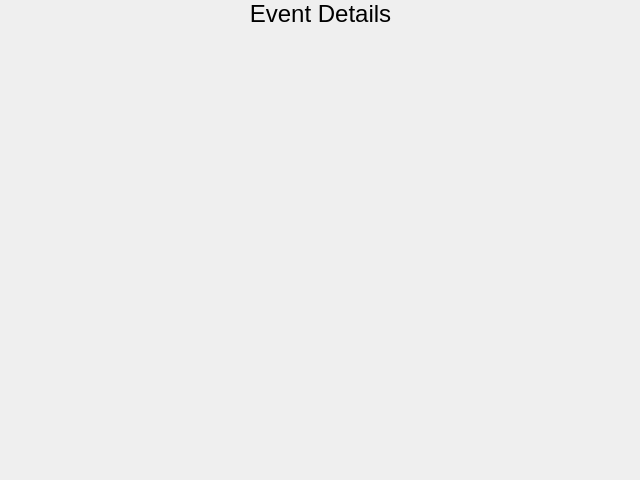
<?xml version="1.0" encoding="UTF-8"?>
<ui version="4.0">
 <class>EventEditWindow</class>
 <widget class="QMainWindow" name="EventEditWindow">
  <property name="geometry">
   <rect>
    <x>0</x>
    <y>0</y>
    <width>640</width>
    <height>480</height>
   </rect>
  </property>
  <property name="windowTitle">
   <string>EventEditWindow</string>
  </property>
  <widget class="QWidget" name="centralwidget">
   <widget class="QWidget" name="verticalLayoutWidget_7">
    <property name="geometry">
     <rect>
      <x>0</x>
      <y>0</y>
      <width>641</width>
      <height>481</height>
     </rect>
    </property>
    <layout class="QVBoxLayout" name="verticalLayout_8">
     <property name="spacing">
      <number>0</number>
     </property>
     <property name="sizeConstraint">
      <enum>QLayout::SetDefaultConstraint</enum>
     </property>
     <item>
      <widget class="QLabel" name="label_details">
       <property name="font">
        <font>
         <pointsize>18</pointsize>
        </font>
       </property>
       <property name="text">
        <string>Event Details</string>
       </property>
       <property name="alignment">
        <set>Qt::AlignCenter</set>
       </property>
      </widget>
     </item>
     <item>
      <widget class="QStackedWidget" name="stackedWidget">
       <property name="sizePolicy">
        <sizepolicy hsizetype="Expanding" vsizetype="Expanding">
         <horstretch>0</horstretch>
         <verstretch>0</verstretch>
        </sizepolicy>
       </property>
       <property name="currentIndex">
        <number>0</number>
       </property>
       <widget class="QWidget" name="OrganizerView">
        <property name="sizePolicy">
         <sizepolicy hsizetype="Expanding" vsizetype="Expanding">
          <horstretch>0</horstretch>
          <verstretch>0</verstretch>
         </sizepolicy>
        </property>
       </widget>
       <widget class="QWidget" name="AdminView">
        <property name="sizePolicy">
         <sizepolicy hsizetype="Expanding" vsizetype="Expanding">
          <horstretch>0</horstretch>
          <verstretch>0</verstretch>
         </sizepolicy>
        </property>
        <widget class="QWidget" name="gridLayoutWidget">
         <property name="geometry">
          <rect>
           <x>10</x>
           <y>0</y>
           <width>621</width>
           <height>451</height>
          </rect>
         </property>
         <layout class="QGridLayout" name="gridLayout">
          <property name="sizeConstraint">
           <enum>QLayout::SetDefaultConstraint</enum>
          </property>
          <item row="1" column="2">
           <layout class="QVBoxLayout" name="verticalLayout_6">
            <property name="spacing">
             <number>0</number>
            </property>
            <property name="leftMargin">
             <number>8</number>
            </property>
            <property name="topMargin">
             <number>8</number>
            </property>
            <property name="rightMargin">
             <number>8</number>
            </property>
            <property name="bottomMargin">
             <number>8</number>
            </property>
            <item>
             <widget class="QLabel" name="label_10">
              <property name="text">
               <string>Assigned Organizer:</string>
              </property>
              <property name="alignment">
               <set>Qt::AlignCenter</set>
              </property>
             </widget>
            </item>
            <item>
             <widget class="QPushButton" name="pushButton_2">
              <property name="text">
               <string>Assign Organizer</string>
              </property>
             </widget>
            </item>
           </layout>
          </item>
          <item row="1" column="0">
           <layout class="QVBoxLayout" name="verticalLayout_4" stretch="0,0">
            <property name="spacing">
             <number>0</number>
            </property>
            <property name="sizeConstraint">
             <enum>QLayout::SetDefaultConstraint</enum>
            </property>
            <item>
             <layout class="QHBoxLayout" name="horizontalLayout_4">
              <item>
               <spacer name="horizontalSpacer_9">
                <property name="orientation">
                 <enum>Qt::Horizontal</enum>
                </property>
                <property name="sizeHint" stdset="0">
                 <size>
                  <width>40</width>
                  <height>20</height>
                 </size>
                </property>
               </spacer>
              </item>
              <item>
               <widget class="QLabel" name="label_5">
                <property name="sizePolicy">
                 <sizepolicy hsizetype="Minimum" vsizetype="Minimum">
                  <horstretch>0</horstretch>
                  <verstretch>1</verstretch>
                 </sizepolicy>
                </property>
                <property name="minimumSize">
                 <size>
                  <width>0</width>
                  <height>30</height>
                 </size>
                </property>
                <property name="font">
                 <font>
                  <pointsize>13</pointsize>
                  <weight>75</weight>
                  <bold>true</bold>
                  <strikeout>false</strikeout>
                  <stylestrategy>PreferDefault</stylestrategy>
                  <kerning>true</kerning>
                 </font>
                </property>
                <property name="frameShape">
                 <enum>QFrame::Panel</enum>
                </property>
                <property name="frameShadow">
                 <enum>QFrame::Raised</enum>
                </property>
                <property name="lineWidth">
                 <number>1</number>
                </property>
                <property name="midLineWidth">
                 <number>1</number>
                </property>
                <property name="text">
                 <string>Space Constraint</string>
                </property>
                <property name="alignment">
                 <set>Qt::AlignCenter</set>
                </property>
                <property name="margin">
                 <number>6</number>
                </property>
               </widget>
              </item>
              <item>
               <spacer name="horizontalSpacer_10">
                <property name="orientation">
                 <enum>Qt::Horizontal</enum>
                </property>
                <property name="sizeHint" stdset="0">
                 <size>
                  <width>40</width>
                  <height>20</height>
                 </size>
                </property>
               </spacer>
              </item>
             </layout>
            </item>
            <item>
             <layout class="QHBoxLayout" name="horizontalLayout_5">
              <item>
               <spacer name="horizontalSpacer_7">
                <property name="orientation">
                 <enum>Qt::Horizontal</enum>
                </property>
                <property name="sizeType">
                 <enum>QSizePolicy::Minimum</enum>
                </property>
                <property name="sizeHint" stdset="0">
                 <size>
                  <width>60</width>
                  <height>20</height>
                 </size>
                </property>
               </spacer>
              </item>
              <item>
               <widget class="QLineEdit" name="lineEdit"/>
              </item>
              <item>
               <spacer name="horizontalSpacer_8">
                <property name="orientation">
                 <enum>Qt::Horizontal</enum>
                </property>
                <property name="sizeType">
                 <enum>QSizePolicy::Minimum</enum>
                </property>
                <property name="sizeHint" stdset="0">
                 <size>
                  <width>60</width>
                  <height>20</height>
                 </size>
                </property>
               </spacer>
              </item>
             </layout>
            </item>
           </layout>
          </item>
          <item row="0" column="2">
           <layout class="QVBoxLayout" name="verticalLayout_3" stretch="0,0">
            <property name="spacing">
             <number>0</number>
            </property>
            <property name="sizeConstraint">
             <enum>QLayout::SetDefaultConstraint</enum>
            </property>
            <item>
             <layout class="QHBoxLayout" name="horizontalLayout_3">
              <item>
               <spacer name="horizontalSpacer_5">
                <property name="orientation">
                 <enum>Qt::Horizontal</enum>
                </property>
                <property name="sizeHint" stdset="0">
                 <size>
                  <width>40</width>
                  <height>20</height>
                 </size>
                </property>
               </spacer>
              </item>
              <item>
               <widget class="QLabel" name="label_3">
                <property name="sizePolicy">
                 <sizepolicy hsizetype="Minimum" vsizetype="Minimum">
                  <horstretch>0</horstretch>
                  <verstretch>1</verstretch>
                 </sizepolicy>
                </property>
                <property name="minimumSize">
                 <size>
                  <width>0</width>
                  <height>30</height>
                 </size>
                </property>
                <property name="font">
                 <font>
                  <pointsize>13</pointsize>
                  <weight>75</weight>
                  <bold>true</bold>
                  <strikeout>false</strikeout>
                  <stylestrategy>PreferDefault</stylestrategy>
                  <kerning>true</kerning>
                 </font>
                </property>
                <property name="frameShape">
                 <enum>QFrame::Panel</enum>
                </property>
                <property name="frameShadow">
                 <enum>QFrame::Raised</enum>
                </property>
                <property name="lineWidth">
                 <number>1</number>
                </property>
                <property name="midLineWidth">
                 <number>1</number>
                </property>
                <property name="text">
                 <string>Tag Constraints</string>
                </property>
                <property name="alignment">
                 <set>Qt::AlignCenter</set>
                </property>
                <property name="margin">
                 <number>6</number>
                </property>
               </widget>
              </item>
              <item>
               <spacer name="horizontalSpacer_6">
                <property name="orientation">
                 <enum>Qt::Horizontal</enum>
                </property>
                <property name="sizeHint" stdset="0">
                 <size>
                  <width>40</width>
                  <height>20</height>
                 </size>
                </property>
               </spacer>
              </item>
             </layout>
            </item>
            <item>
             <widget class="QListView" name="listView_4"/>
            </item>
           </layout>
          </item>
          <item row="3" column="2">
           <widget class="QLabel" name="label_12">
            <property name="text">
             <string>&lt;Room&gt;</string>
            </property>
           </widget>
          </item>
          <item row="4" column="0">
           <layout class="QVBoxLayout" name="verticalLayout_5">
            <property name="spacing">
             <number>0</number>
            </property>
            <item>
             <spacer name="verticalSpacer_2">
              <property name="orientation">
               <enum>Qt::Vertical</enum>
              </property>
              <property name="sizeType">
               <enum>QSizePolicy::Minimum</enum>
              </property>
              <property name="sizeHint" stdset="0">
               <size>
                <width>20</width>
                <height>30</height>
               </size>
              </property>
             </spacer>
            </item>
            <item>
             <layout class="QHBoxLayout" name="horizontalLayout_6">
              <item>
               <widget class="QLabel" name="label_8">
                <property name="sizePolicy">
                 <sizepolicy hsizetype="Minimum" vsizetype="Minimum">
                  <horstretch>0</horstretch>
                  <verstretch>0</verstretch>
                 </sizepolicy>
                </property>
                <property name="minimumSize">
                 <size>
                  <width>0</width>
                  <height>30</height>
                 </size>
                </property>
                <property name="font">
                 <font>
                  <pointsize>13</pointsize>
                  <weight>75</weight>
                  <bold>true</bold>
                  <strikeout>false</strikeout>
                  <stylestrategy>PreferDefault</stylestrategy>
                  <kerning>true</kerning>
                 </font>
                </property>
                <property name="frameShape">
                 <enum>QFrame::Panel</enum>
                </property>
                <property name="frameShadow">
                 <enum>QFrame::Raised</enum>
                </property>
                <property name="lineWidth">
                 <number>1</number>
                </property>
                <property name="midLineWidth">
                 <number>0</number>
                </property>
                <property name="text">
                 <string>Tags</string>
                </property>
                <property name="alignment">
                 <set>Qt::AlignCenter</set>
                </property>
                <property name="margin">
                 <number>6</number>
                </property>
               </widget>
              </item>
              <item>
               <spacer name="horizontalSpacer_11">
                <property name="orientation">
                 <enum>Qt::Horizontal</enum>
                </property>
                <property name="sizeHint" stdset="0">
                 <size>
                  <width>40</width>
                  <height>20</height>
                 </size>
                </property>
               </spacer>
              </item>
              <item>
               <widget class="QPushButton" name="pushButton">
                <property name="text">
                 <string>Add</string>
                </property>
               </widget>
              </item>
             </layout>
            </item>
            <item>
             <widget class="QScrollArea" name="scrollArea">
              <property name="widgetResizable">
               <bool>true</bool>
              </property>
              <widget class="QWidget" name="scrollAreaWidgetContents">
               <property name="geometry">
                <rect>
                 <x>0</x>
                 <y>0</y>
                 <width>800</width>
                 <height>72</height>
                </rect>
               </property>
               <property name="sizePolicy">
                <sizepolicy hsizetype="Minimum" vsizetype="Preferred">
                 <horstretch>0</horstretch>
                 <verstretch>0</verstretch>
                </sizepolicy>
               </property>
               <property name="minimumSize">
                <size>
                 <width>800</width>
                 <height>0</height>
                </size>
               </property>
               <widget class="QLabel" name="label_7">
                <property name="geometry">
                 <rect>
                  <x>-20</x>
                  <y>30</y>
                  <width>58</width>
                  <height>16</height>
                 </rect>
                </property>
                <property name="text">
                 <string>TextLabel</string>
                </property>
               </widget>
               <widget class="QLabel" name="label_9">
                <property name="geometry">
                 <rect>
                  <x>250</x>
                  <y>30</y>
                  <width>58</width>
                  <height>16</height>
                 </rect>
                </property>
                <property name="text">
                 <string>TextLabel</string>
                </property>
               </widget>
              </widget>
             </widget>
            </item>
           </layout>
          </item>
          <item row="2" column="2">
           <widget class="QLabel" name="label_6">
            <property name="text">
             <string>Current Scheduled Room:</string>
            </property>
           </widget>
          </item>
          <item row="2" column="0">
           <widget class="QLabel" name="label_2">
            <property name="text">
             <string>Current Scheduled Date and Time:</string>
            </property>
           </widget>
          </item>
          <item row="4" column="2">
           <layout class="QVBoxLayout" name="verticalLayout_7">
            <property name="spacing">
             <number>-1</number>
            </property>
            <item>
             <spacer name="verticalSpacer">
              <property name="orientation">
               <enum>Qt::Vertical</enum>
              </property>
              <property name="sizeHint" stdset="0">
               <size>
                <width>20</width>
                <height>40</height>
               </size>
              </property>
             </spacer>
            </item>
            <item>
             <widget class="QPushButton" name="pushButton_3">
              <property name="minimumSize">
               <size>
                <width>0</width>
                <height>40</height>
               </size>
              </property>
              <property name="font">
               <font>
                <weight>75</weight>
                <italic>false</italic>
                <bold>true</bold>
               </font>
              </property>
              <property name="text">
               <string>Execute scheduling</string>
              </property>
              <property name="default">
               <bool>false</bool>
              </property>
              <property name="flat">
               <bool>false</bool>
              </property>
             </widget>
            </item>
           </layout>
          </item>
          <item row="0" column="1">
           <spacer name="horizontalSpacer_12">
            <property name="orientation">
             <enum>Qt::Horizontal</enum>
            </property>
            <property name="sizeType">
             <enum>QSizePolicy::Minimum</enum>
            </property>
            <property name="sizeHint" stdset="0">
             <size>
              <width>40</width>
              <height>20</height>
             </size>
            </property>
           </spacer>
          </item>
          <item row="0" column="0">
           <layout class="QVBoxLayout" name="verticalLayout" stretch="0,0">
            <property name="spacing">
             <number>0</number>
            </property>
            <property name="sizeConstraint">
             <enum>QLayout::SetDefaultConstraint</enum>
            </property>
            <item>
             <layout class="QHBoxLayout" name="horizontalLayout">
              <item>
               <spacer name="horizontalSpacer">
                <property name="orientation">
                 <enum>Qt::Horizontal</enum>
                </property>
                <property name="sizeHint" stdset="0">
                 <size>
                  <width>40</width>
                  <height>20</height>
                 </size>
                </property>
               </spacer>
              </item>
              <item>
               <widget class="QLabel" name="label">
                <property name="sizePolicy">
                 <sizepolicy hsizetype="Minimum" vsizetype="Minimum">
                  <horstretch>0</horstretch>
                  <verstretch>1</verstretch>
                 </sizepolicy>
                </property>
                <property name="minimumSize">
                 <size>
                  <width>0</width>
                  <height>30</height>
                 </size>
                </property>
                <property name="font">
                 <font>
                  <pointsize>13</pointsize>
                  <weight>75</weight>
                  <bold>true</bold>
                  <strikeout>false</strikeout>
                  <stylestrategy>PreferDefault</stylestrategy>
                  <kerning>true</kerning>
                 </font>
                </property>
                <property name="frameShape">
                 <enum>QFrame::Panel</enum>
                </property>
                <property name="frameShadow">
                 <enum>QFrame::Raised</enum>
                </property>
                <property name="lineWidth">
                 <number>1</number>
                </property>
                <property name="midLineWidth">
                 <number>1</number>
                </property>
                <property name="text">
                 <string>Time Constraints</string>
                </property>
                <property name="alignment">
                 <set>Qt::AlignCenter</set>
                </property>
                <property name="margin">
                 <number>6</number>
                </property>
               </widget>
              </item>
              <item>
               <spacer name="horizontalSpacer_2">
                <property name="orientation">
                 <enum>Qt::Horizontal</enum>
                </property>
                <property name="sizeHint" stdset="0">
                 <size>
                  <width>40</width>
                  <height>20</height>
                 </size>
                </property>
               </spacer>
              </item>
             </layout>
            </item>
            <item>
             <widget class="QListView" name="listView_2"/>
            </item>
           </layout>
          </item>
          <item row="3" column="0">
           <widget class="QLabel" name="label_11">
            <property name="text">
             <string>&lt;Datetime&gt;</string>
            </property>
           </widget>
          </item>
         </layout>
        </widget>
       </widget>
      </widget>
     </item>
    </layout>
   </widget>
  </widget>
 </widget>
 <resources/>
 <connections/>
</ui>
